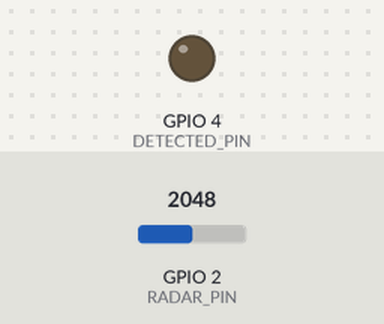
A program run on a simulated ESP32. Shown: output pins drawn as LEDs (lit = HIGH). The inputs (shaded band) are chosen by the test bench; at power-on: GPIO 2 (RADAR_PIN) = 2048. What the program prints to the serial monitor is not drawn.

Above: at 0.0 s.
At 0.8 s:
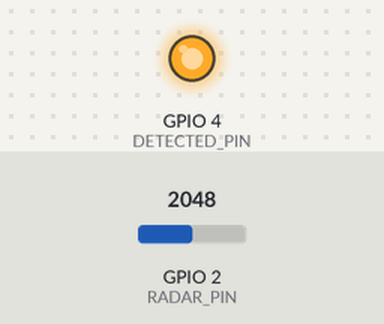
Timing chart, 0 to 2.3 s (numbered marks = the images above):
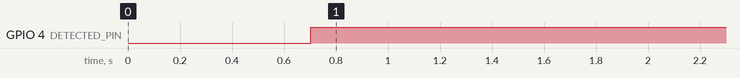

The program:

main.cpp
```cpp
#include <Arduino.h>
#include <vector>
#include <cmath>
#include <numeric>

#define RADAR_PIN 2 // to be finalised
#define DETECTED_PIN 4

float signal_amplitude;
std::vector<float> v(10);

hw_timer_t* timer = NULL;
volatile bool sample = false;
float Ts = 0.1;

float moving_average;

void ARDUINO_ISR_ATTR onTimer() { // sampling for radar signal measurement

  sample = true;

}

float movingAverage (std::vector<float> &moving_sum, float input){

  moving_sum.erase(moving_sum.begin()); // erase first element in vector
  moving_sum.push_back(input); // add latest sample after last element

  return accumulate(moving_sum.begin(), moving_sum.end(), 0.0)/10;

}


void setup() {

  Serial.begin(115200);

  pinMode(RADAR_PIN, INPUT);

  pinMode(DETECTED_PIN, OUTPUT);

  v.resize(10, 0);

  timer = timerBegin(0, 80, true); //divide 80 MHz clock to give 1 micro second
  timerAttachInterrupt(timer, &(onTimer), true);
  timerAlarmWrite(timer, Ts/1e-6, true); // 1 milli second sampling time
  timerAlarmEnable(timer);

}

void loop() {

  if (sample){

    signal_amplitude = analogRead(RADAR_PIN)*3.3/4095;

    moving_average = movingAverage(v, signal_amplitude);

    Serial.println("signal amplitude : " + String(signal_amplitude));
    Serial.println("moving_average : " + String(moving_average));

    if (moving_average > 1){

      Serial.println("Underground power station detected");

      digitalWrite(DETECTED_PIN, HIGH);

    }
    else {

      Serial.println("Locating fan......");

      digitalWrite(DETECTED_PIN, LOW);

    }

    sample = false;

  }

  // alternatively, constantly send data to database and locate fan at the end of movement by retrieving coordinates at maximum

}
```

Measured:
- by itself, GPIO 4 (DETECTED_PIN): LOW → HIGH at 0.70 s
